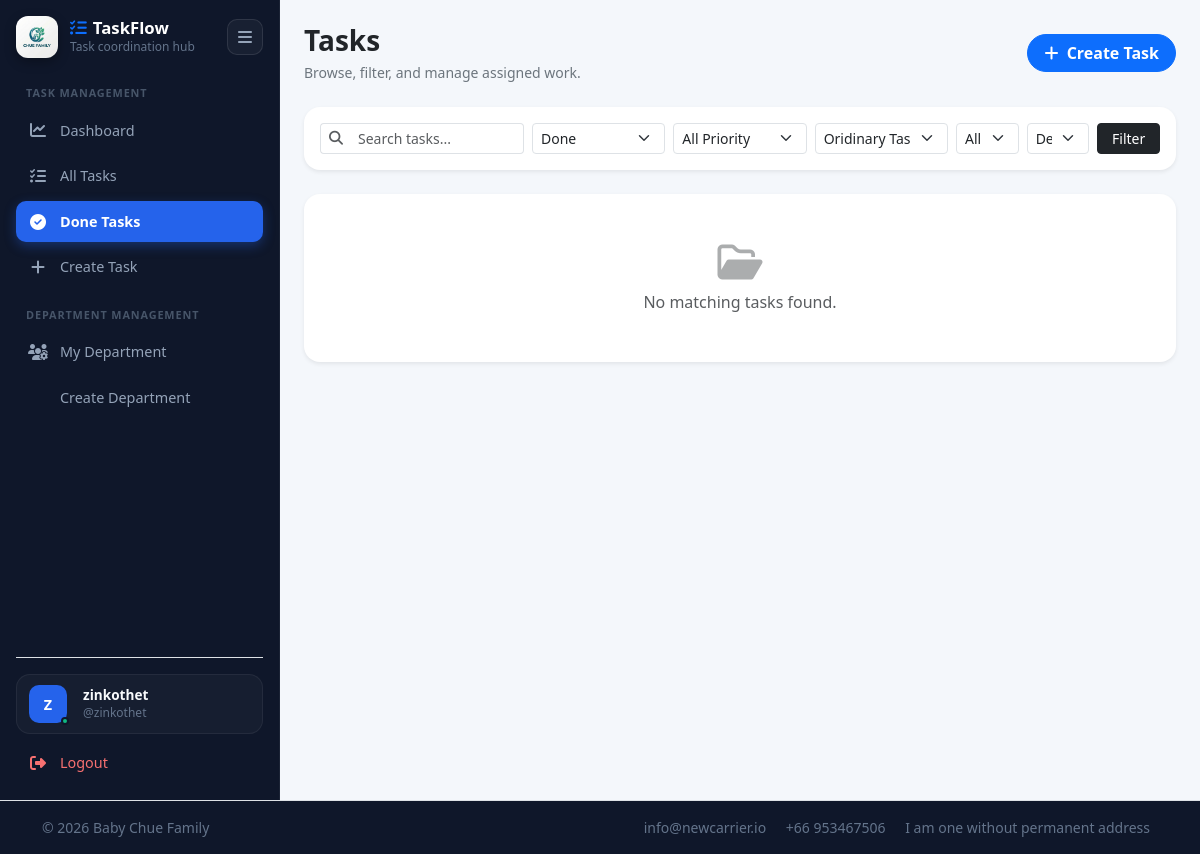
Before: /tasks/list/?status=done (signed in) with the older database file.
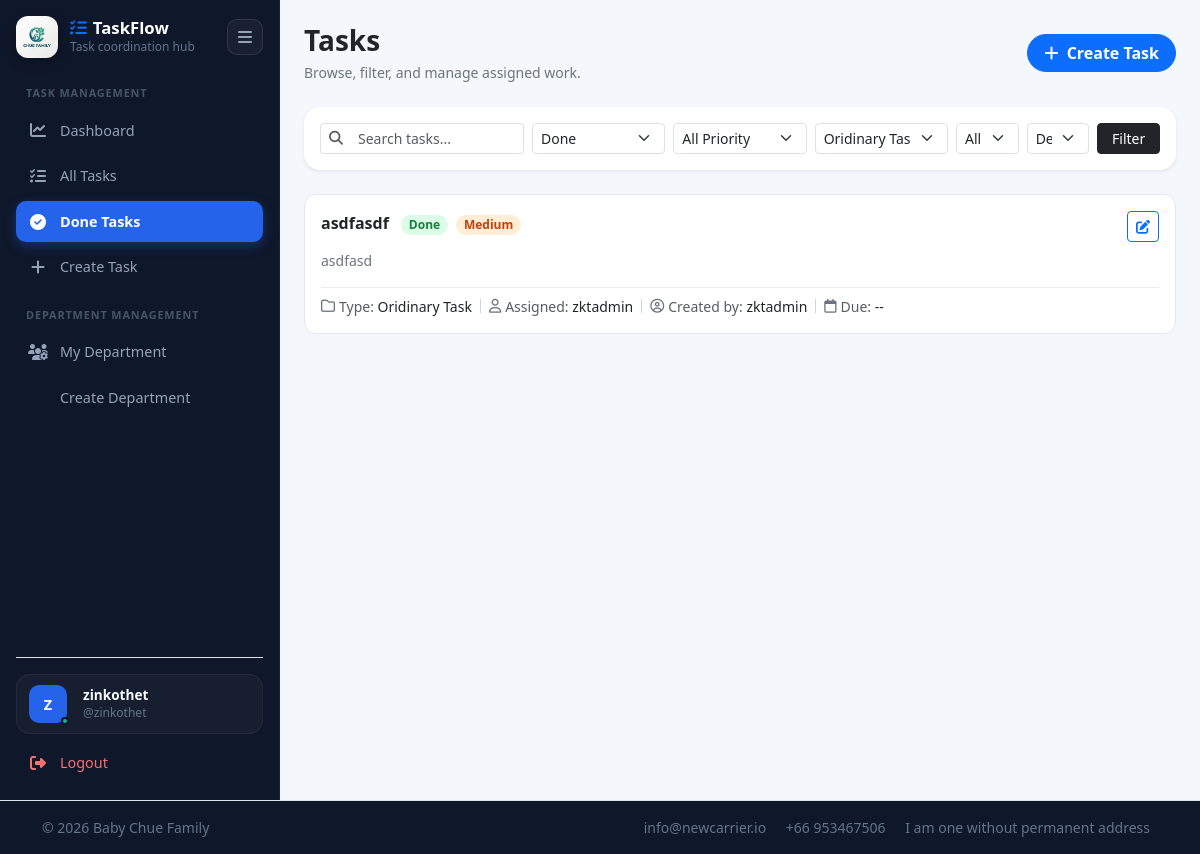
After: the same page with the newer database file.
### tasks/models.py (models this page shows, shortened)
class Task(models.Model):
    TODO =  'TODO'
    IN_PROGRESS = 'IN_PROGRESS'
    DONE = 'DONE'
    BLOCKED = 'BLOCKED'
    STATUS_CHOICES = (
        (TODO, 'To Do'),
        (IN_PROGRESS, 'In Progress'),
        (DONE, 'Done'),
        (BLOCKED, 'Blocked'),
    )
    LOW = 'LOW'
    MEDIUM = 'MEDIUM'
    HIGH = 'HIGH'
    URGENT = 'URGENT'
    PRIORITY_CHOICES = (
        (LOW, "Low"),
        (MEDIUM, "Medium"),
        (HIGH, "High"),
        (URGENT, "Urgent"),
    )
    PERSONAL = 'PERSONAL'
    DEPARTMENT = 'DEPARTMENT'
    ORGANIZATION = 'ORGANIZATION'
    VISIBILITY_CHOICES = (
        (PERSONAL, 'Personal'),
        (DEPARTMENT, 'Department'),
        (ORGANIZATION, 'Organization'),
    )
    ORDINARY = 'ORDINARY'
    UNFINISHED_WORK = 'UNFINISHED_WORK'
    TASK_NATURE_CHOICES = (
        (ORDINARY, 'Oridinary Task'),
        (UNFINISHED_WORK, 'Unfinished Work')
    )
    title = models.CharField(max_length=200)
    description = models.TextField(blank=True)
    status = models.CharField(max_length=20, choices=STATUS_CHOICES, default=TODO)
    priority = models.CharField(max_length=20, choices=PRIORITY_CHOICES, default=MEDIUM)
    due_date = models.DateField(null=True, blank=True)
    attachment_link = models.URLField(null=True, blank=True, help_text='Optional link to Google Drive, OneDrive, or any external resource')
    organization_id = models.CharField(max_length=100, blank=True, db_index=True)
    visibility = models.CharField(max_length=20, choices=VISIBILITY_CHOICES, default=PERSONAL)
    task_nature = models.CharField(max_length=30, choices=TASK_NATURE_CHOICES, default=ORDINARY)
    department = models.ForeignKey(
        Department,
        on_delete=models.SET_NULL,
        null=True,
        blank=True,
        related_name="tasks",
    )
    assigned_to = models.ForeignKey(
        settings.AUTH_USER_MODEL,
        on_delete=models.SET_NULL,
        null=True,
        blank=True,
        related_name="assigned_tasks",
    )
    created_by = models.ForeignKey(
        settings.AUTH_USER_MODEL,
        on_delete=models.SET_NULL,
        null=True,
        related_name="created_tasks",
    )
    created_at = models.DateTimeField(auto_now_add=True)
    updated_at = models.DateTimeField(auto_now=True)
    class Meta:
        ordering = ['-created_at']
    def get_absolute_url(self):
        return reverse('tasks:task_detail', args=[self.pk])

### tasks/views.py (the view, shortened to what this page needs)
# urls.py: path("list/", views.task_list, name="task_list"),
@login_required
def task_list(request):
    tasks = _visible_tasks_for_user(request.user)
    keyword = (request.GET.get("q") or "").strip()
    raw_status = (request.GET.get("status") or "").strip()
    status_aliases = {
        "progress": Task.IN_PROGRESS,
        "in-progress": Task.IN_PROGRESS,
        "in_progress": Task.IN_PROGRESS,
        "todo": Task.TODO,
        "done": Task.DONE,
        "blocked": Task.BLOCKED,
    }
    status = status_aliases.get(raw_status.lower(), raw_status)
    priority = (request.GET.get("priority") or "").strip()
    task_nature = (request.GET.get("task_nature") or Task.ORDINARY).strip()
    assignee = (request.GET.get("assignee") or request.GET.get("assigned") or "").strip()
    department = (request.GET.get("department") or "").strip()
    scope = (request.GET.get("scope") or "all").strip()
    if status == Task.DONE:
        tasks = tasks.filter(status=Task.DONE)
    else:
        tasks = tasks.exclude(status=Task.DONE)
    if priority:
        tasks = tasks.filter(priority=priority)
    if task_nature:
        tasks = tasks.filter(task_nature=task_nature)
    if department:
        tasks = tasks.filter(department_id=department)
    if assignee == "me":
        tasks = tasks.filter(assigned_to=request.user)
    profile = getattr(request.user, "profile", None)
    user_department = getattr(profile, "department", None)
    user_organization_id = (getattr(profile, "organization_id", "") or "").strip()
    if scope == "created":
        tasks = tasks.filter(created_by=request.user)
    elif scope == "assigned":
        tasks = tasks.filter(assigned_to=request.user)
    tasks = tasks.order_by("-created_at")
    paginator = Paginator(tasks, 10)
    page_number = request.GET.get("page")
    page_obj = paginator.get_page(page_number)
    query_params = request.GET.copy()
    if "page" in query_params:
        query_params.pop("page")
    context = {
        "tasks": page_obj,
        "page_obj": page_obj,
        "is_paginated": page_obj.has_other_pages(),
        "current_querystring": query_params.urlencode(),
        "keyword": keyword,
        "selected_status": status,
        "status_done": Task.DONE,
        "selected_priority": priority,
        "selected_task_nature": task_nature,
        "selected_assignee": assignee,
        "selected_department": department,
        "selected_scope": scope,
        "status_choices": Task.STATUS_CHOICES,
        "priority_choices": Task.PRIORITY_CHOICES,
        "task_nature_choices": Task.TASK_NATURE_CHOICES,
        "departments": Department.objects.filter(organization_id=user_organization_id).order_by("name") if user_organization_id else Department.objects.none(),
    }
    return render(request, "tasks/task_list.html", context)

### tasks/views.py (called while the page is built, shortened)
def _visible_tasks_for_user(user):
    tasks = Task.objects.select_related("assigned_to", "created_by", "department")
    if user.is_superuser:
        return tasks

### tasks/templates/tasks/task_list.html (shortened to what the changed rows need)
{% extends "tasks/base_tasks.html" %}
{% block content %}
<div class="d-flex flex-wrap justify-content-between align-items-center gap-3 mb-4">
  <div>
    <h2 class="h3 fw-bold mb-1 text-dark">Tasks</h2>
  </div>
</div>
<div class="d-flex flex-column gap-2">
  {% for task in tasks %}
    <div class="task-row-card p-3">
      <div class="d-flex justify-content-between align-items-start gap-3 mb-2">
        <div class="min-w-0">
          <a href="{{ task.get_absolute_url }}" class="text-decoration-none fw-bold text-dark fs-6 d-inline-block me-2">
            {{ task.title }}
          </a>
          <span class="badge rounded-pill px-2.5 py-1
            {% if task.status == 'DONE' or task.status == 'COMPLETED' %}badge-status-done
            {% elif task.status == 'IN_PROGRESS' %}badge-status-progress
            {% else %}badge-status-pending{% endif %}">
            {{ task.get_status_display }}
          </span>
          <span class="badge rounded-pill px-2.5 py-1 ms-1
            {% if task.priority == 'HIGH' or task.priority == 'URGENT' %}badge-priority-high
            {% elif task.priority == 'MEDIUM' %}badge-priority-medium
            {% else %}badge-priority-low{% endif %}">
            {{ task.get_priority_display }}
          </span>
        </div>
        <div class="btn-group btn-group-sm flex-shrink-0">
          <a href="{{ task.get_absolute_url }}" class="btn btn-outline-primary" title="Open / Edit">
            <i class="fa-solid fa-pen-to-square"></i>
          </a>
        </div>
      </div>
      {% if task.description %}
        <p class="text-secondary small mb-3 text-break">
          {{ task.description }}
        </p>
      {% endif %}
      <div class="d-flex flex-wrap align-items-center gap-2 pt-2 border-top border-light-subtle text-muted small">
        <div class="d-flex align-items-center gap-1">
          <i class="fa-regular fa-folder text-secondary"></i>
          <span>Type: <strong class="text-dark fw-medium">{{ task.get_task_nature_display }}</strong></span>
        </div>
        <div class="d-flex align-items-center gap-1">
          <i class="fa-regular fa-user text-secondary"></i>
          <span>Assigned: <strong class="text-dark fw-medium">{{ task.assigned_to|default:"--" }}</strong></span>
        </div>
        <div class="d-flex align-items-center gap-1">
          <i class="fa-regular fa-circle-user text-secondary"></i>
          <span>Created by: <strong class="text-dark fw-medium">{{ task.created_by|default:"--" }}</strong></span>
        </div>
        <div class="d-flex align-items-center gap-1">
          <i class="fa-regular fa-calendar text-secondary"></i>
          <span>Due: <strong class="text-dark fw-medium">{{ task.due_date|default:"--" }}</strong></span>
        </div>
      </div>
    </div>
  {% empty %}
    <div class="card border-0 shadow-sm text-center py-5 rounded-4">
      <i class="fa-regular fa-folder-open display-6 text-muted mb-2 opacity-50"></i>
      <p class="text-muted mb-0">No matching tasks found.</p>
    </div>
  {% endfor %}
</div>
{% endblock %}

Changed rows visible on the page:
added Task: title "asdfasdf", status "Done", priority "Medium", description "asdfasd", task_nature "Oridinary Task", assigned_to "zktadmin", created_by "zktadmin", due_date "--"
Other visible differences:
text no longer shown: "No matching tasks found."
